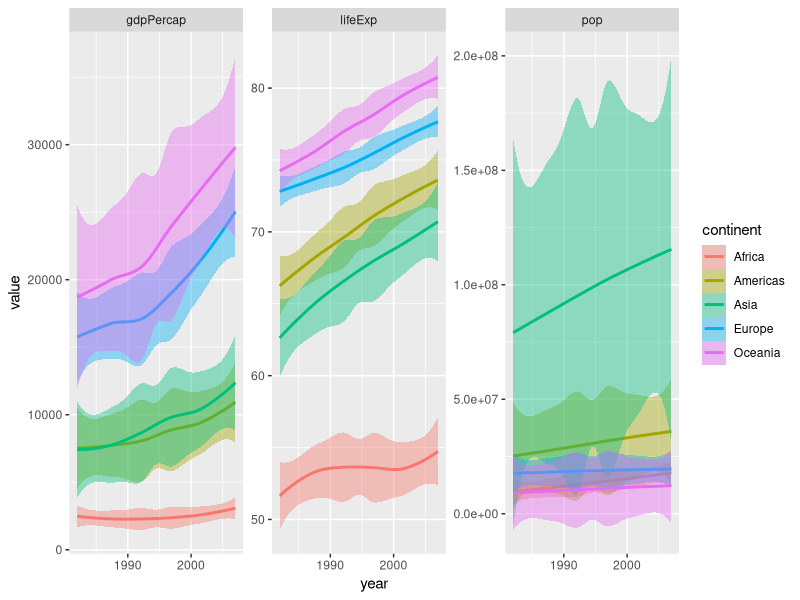

This figure's R source:
## ---- chunk 1
knitr::opts_chunk$set(
  echo = TRUE
  
  
  
)
## ---- chunk 2
knitr::opts_chunk$set(
  echo = TRUE, 
  collapse = TRUE, 
  comment = "#>",
  error = TRUE
)
## ---- chunk 3

## ---- chunk 4
library(tidyverse)
## ---- chunk 5


## ---- chunk 6
messy <- read_csv("data/gap_wide.csv")

messy
## ---- chunk 7





## ---- chunk 8
tidy <- messy %>% 
  pivot_longer(cols = -continent:-country) %>% 
  # Watch out! year is a character vector, not a number
  separate(col = name, into = c("metric", "year"))

tidy
## ---- chunk 9






## ---- chunk 10
polished <- tidy %>% 
  mutate(year = as.integer(year)) %>%
  filter(year > 1980) %>% 
  select(-country)

polished
## ---- chunk 11



## ---- chunk 12
ggplot(polished, aes(year, value, fill = continent, color = continent)) +
  geom_smooth() +
  facet_wrap(~ metric, scales = "free_y")
